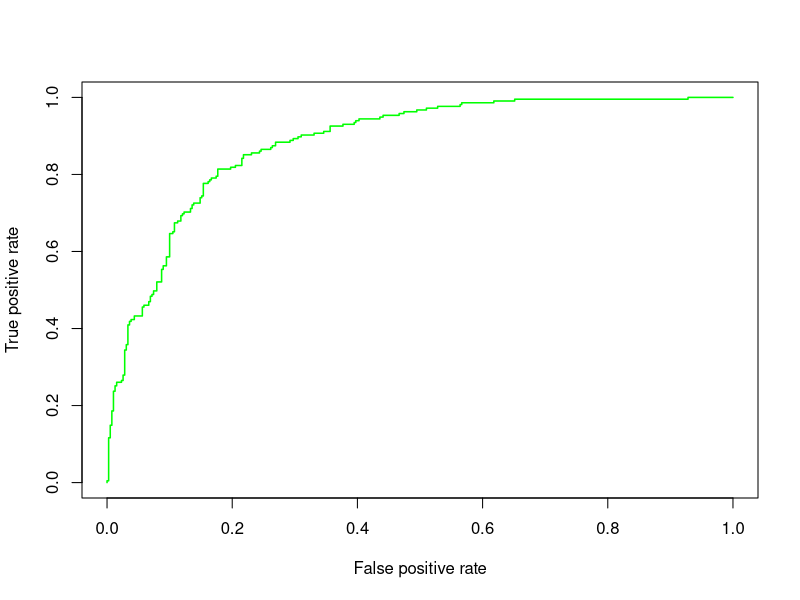

This chart was generated by the following R code:
library(caret)
library(kernlab)
library(ROCR)

data(segmentationData)
#segmentationData - data frame of cells
unique(segmentationData$Class)
#The outcome class is contained in a factor variable called Class with levels 
#"PS" for poorly segmented and "WS" for well segmented.
names(segmentationData)
head(segmentationData)


#Data Exploration

#Number of rows and columns
dim(segmentationData)

#Distribution of Target Variable
table(segmentationData$Class)

table(segmentationData$Class) / length(segmentationData$Class)

#Data Exploration
#Number of rows and columns
dim(segmentationData)


#Distribution of Target Variable
table(segmentationData$Class)

table(segmentationData$Class) / length(segmentationData$Class)

Index <- createDataPartition(segmentationData$Class,p=.7,list=FALSE)
?createDataPartition
#A series of test/training partitions are created using createDataPartition
#p 	the percentage of data that goes to training
#list -logical - should the results be in a list (TRUE) or a matrix 

svm.train <- segmentationData[Index,]
svm.validate  <- segmentationData[-Index,]
trainX <-svm.train[,4:61] 

#build SVM model in R

#Setup for cross validation
set.seed(123)
ctrl <- trainControl(method="cv",
                     number = 2,
                     summaryFunction=twoClassSummary,
                     classProbs=TRUE)

#classProbs-should class probabilities be computed for classification models 
#(along with predicted values) in each resample?

# Grid search to fine tune SVM
grid <- expand.grid(sigma = c(.01, .015, 0.2),
                    C = c(0.75, 0.9, 1, 1.1, 1.25)
)


#Train SVM
svm.tune <- train(x=trainX,
                  y= svm.train$Class,
                  method = "svmRadial",
                  metric="ROC",
                  tuneGrid = grid,
                  trControl=ctrl)



svm.tune

# Predict Target Label
valX <-svm.validate[,4:61]
pred <- predict(svm.tune, valX, type="prob")[2]

# Model Performance Statistics
pred_val <-prediction(pred[,1], svm.validate$Class)

# Calculating Area under Curve
perf_val <- performance(pred_val,"auc")
perf_val

# Calculating True Positive and False Positive Rate
perf_val <- performance(pred_val, "tpr", "fpr")

# Plot the ROC curve
plot(perf_val, col = "green", lwd = 1.5)
